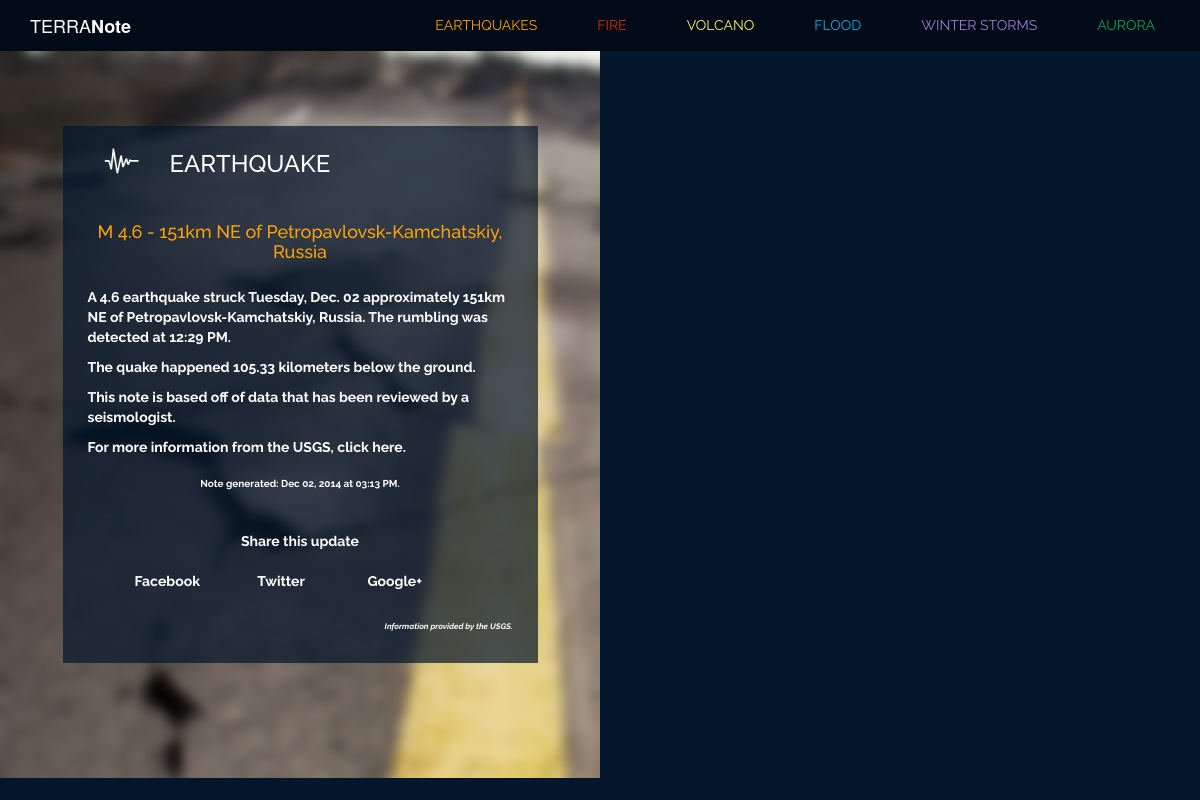
The app's page /quakes/usb000t2av with its own data.
### model.py (models this page shows)
class Quake(Base):
    __tablename__ = "quakes"
    quake_id = Column(String(50), primary_key = True)
    quake_title = Column(String, nullable = False)
    quake_type = Column(String(25), nullable = False)
    magnitude = Column(Float, nullable = False)
    place = Column(String, nullable = False)
    latitude = Column(Float, nullable = False)
    longitude = Column(Float, nullable = False)
    depth = Column(Float, nullable = False)
    quake_datetime = Column(DateTime, nullable = False)
    url = Column(String, nullable = False)
    seismictype = Column(String, nullable = False)
    status = Column(String, nullable = False)
    felt = Column(Integer, nullable = True)
    tsunami = Column(Integer, nullable = True)
    recordtime = Column(DateTime, nullable = False)

### note.py (the view)
@app.route("/quakes/<quake_id>")
def quake_note(quake_id):
	quake = Quake.query.get(quake_id)
	return render_template("quake.html", quake=quake)

### templates/quake.html (shortened to what this page needs)
{% extends 'base.html' %}
{% block body %}
<div class="notepage">
	<div class="col-sm-6" id="quake-background">
		<div class="col-sm-1"></div>
			<div class="col-sm-10"  id="note-background">
				<div class="note">
					{% if quake.seismictype == 'earthquake' %}
						<div class="row">
							<div class="header">
								<img class="icon" src="/static/images/quake-icon.png"/>
								<h3 class="type">EARTHQUAKE</h3>
							</div>
						</div>
						<div class="headline quake-orange">
							<h4>{{ quake.quake_title }}</h4>
						</div>
						<div class="summary">
							<p>A {{ quake.magnitude }} earthquake struck {{ quake.quake_datetime.strftime('%A') }}, {{ quake.quake_datetime.strftime('%b. %d') }} approximately {{ quake.place }}. The rumbling was detected at {{ quake.quake_datetime.strftime('%I:%M %p') }}.
								{% if quake.depth <= 70 %}
									<p>The shallow quake occurred {{ quake.depth }} kilometers below the ground.</p>
									{% elif quake.depth > 300 %}
									<p>The deep quake occurred {{ quake.depth }} kilometers below the earth's surface.</p>
									{% else %}
									<p>The quake happened {{ quake.depth }} kilometers below the ground.</p>
								{% endif %}
							<div class="review_status">
								{% if quake.status == 'automatic' %}
								<p>This note is based off of computer-generated data and has not yet been reviewed by a seismologist.</p>
								{% else %}
								<p>This note is based off of data that has been reviewed by a seismologist.</p>
								{% endif %}
								<p>For more information from the USGS, click <a href="{{ quake.url }}">here.</a></p>
							</div>
						</div>
						{% endif %}
					<div class="post-time">
						Note generated: {{ quake.recordtime.strftime('%b %d, %Y at %I:%M %p') }}.
					</div>
					<div class="share">
						<div class="row" id="share">
						Share this update
						</div>
						<div class="row">
							<div class="col-sm-1"></div>
                            <div class="col-sm-3"><a href="">Facebook</a></div>
                            <div class="col-sm-3"><a href="">Twitter</a></div>
                            <div class="col-sm-3"><a href="">Google+</a></div>
                            <div class="col-sm-2"></div>
						</div>
					</div>
					<div class="attribution">
						<em>Information provided by the USGS.</em>
					</div>
				</div>
			</div>
		<div class="col-sm-1"></div>
	</div>
	<div class="col-sm-6">
			<div class="row">
				<div id="single-map"></div>
			</div>
	</div>
</div>
{% endblock %}

### static/note.css (style rules this page uses)
body { background-color: #04162b; color: #FFFFFF }
a { color:inherit; text-decoration: none; }
.note { font-family: 'Raleway', sans-serif; font-weight: 700; }
.header { margin-bottom: 25px; }
.note { padding-left: 10px; padding-right: 10px; padding-bottom: 20px; color: #FFFFFF; }
.type { margin-left: 25px; padding-top: 5px; }
.headline { margin-top: 20px; margin-bottom: 25px; text-align: center; font-family: 'Raleway', sans-serif; font-weight: 800; }
.post-time { text-align: center; padding-top: 10px; padding-bottom: 10px; font-size: 10px; }
.share { padding-top: 10px; padding-bottom: 10px; text-align: center; }
.attribution { text-align: right; padding-top: 20px; padding-bottom: 10px; font-size: 8px; }
#note-background { margin-top: 75px; margin-bottom: 75px; background: rgba(4, 22, 43, 0.7); }
#share { padding-top: 20px; padding-bottom: 20px; text-align: center; }
img.icon { height: 30px; padding-right: 30px; padding-left: 30px; float: left; }
#single-map { width: 100%; height: 727px; }
#quake-background { background-image: url("/static/images/quake-blur-sfw.jpg"); height: 727px; }
.quake-orange { color: #fda204; }

### records on screen
Quake: quake_title "M 4.6 - 151km NE of Petropavlovsk-Kamchatskiy, Russia", magnitude "4.6", quake_datetime "Tuesday", quake_datetime "Dec. 02", place "151km NE of Petropavlovsk-Kamchatskiy, Russia", quake_datetime "12:29 PM", depth "105.33", recordtime "Dec 02, 2014 at 03:13 PM"
